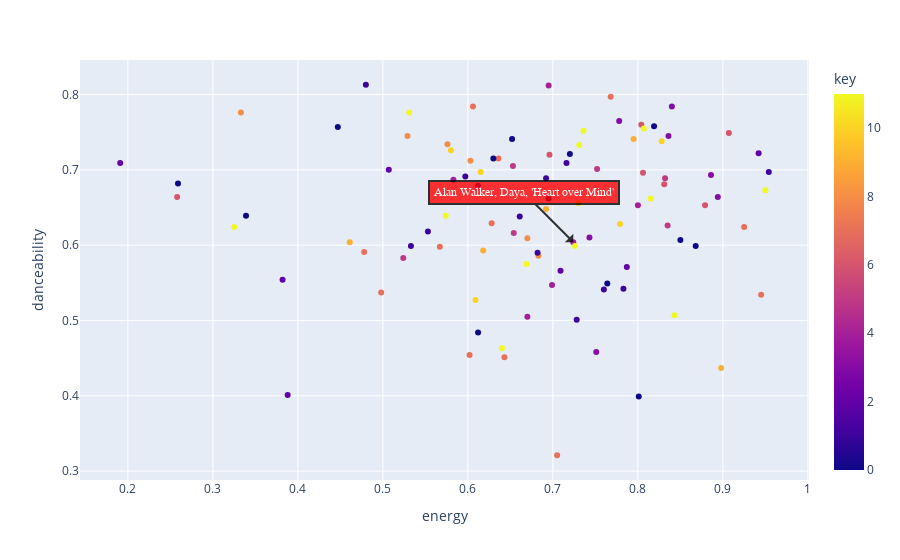

The code cell stored with this chart in its notebook:
### Code cell
hover_columns = ['name', 'artist', 'added_at', 'tempo', 'valence']
fig = px.scatter(most_recently_added, x="energy", y='danceability', color='key', color_discrete_sequence=px.colors.qualitative.Bold, hover_data=hover_columns)

# Find the index of the song "Shape of You" in the most_recently_added dataframe
song_index = most_recently_added[most_recently_added['name'] == 'Heart over Mind'].index[0]

# Get the x and y coordinates of the point corresponding to the song
x_coord = most_recently_added.loc[song_index, 'energy']
y_coord = most_recently_added.loc[song_index, 'danceability']

# Create the arrow and text annotation
fig.add_annotation(
    x=x_coord,
    y=y_coord,
    ax=x_coord-50,
    ay=y_coord-50,
    text="Alan Walker, Daya, 'Heart over Mind'",
    arrowhead=1,
    showarrow=True,
    font=dict(
        family="Courier New, monospace",
        size=12,
        color="#ffffff"
    ),
    align="center",
    arrowcolor="black",
    arrowwidth=2,
    arrowsize=1,
    bordercolor="black",
    borderwidth=2,
    borderpad=4,
    bgcolor="red",
    opacity=0.8
)

# Show the plot
fig.show()

### Figure 1 — Plotly figure (JSON) as saved in the notebook; plotly's stock layout.template omitted (floating-point values rounded to 4 significant figures; data arrays with more than 128 entries replaced by an {"elided": "..."} marker saying what was removed)
{"data": [{"customdata": {"elided": "100x5 mixed values"}, "hovertemplate": "energy=%{x}<br>danceability=%{y}<br>name=%{customdata[0]}<br>artist=%{customdata[1]}<br>added_at=%{customdata[2]}<br>tempo=%{customdata[3]}<br>valence=%{customdata[4]}<br>key=%{marker.color}<extra></extra>", "legendgroup": "", "marker": {"color": [9, 3, 11, 5, 1, 8, 0, 0, 3, 1, 11, 4, 1, 1, 7, 9, 0, 10, 4, 7, 1, 8, 4, 4, 0, 1, 11, 0, 3, 0, 7, 2, 10, 10, 0, 11, 4, 6, 4, 1, 7, 8, 8, 3, 2, 0, 11, 5, 5, 2, 7, 5, 11, 3, 6, 1, 6, 7, 9, 1, 11, 11, 2, 7, 7, 1, 11, 0, 1, 7, 2, 8, 7, 0, 2, 0, 3, 1, 10, 11, 0, 0, 10, 7, 1, 10, 2, 5, 6, 9, 8, 7, 11, 6, 3, 11, 6, 9, 5, 6], "coloraxis": "coloraxis", "symbol": "circle"}, "mode": "markers", "name": "", "orientation": "v", "showlegend": false, "type": "scatter", "x": [0.618, 0.743, 0.95, 0.832, 0.716, 0.333, 0.339, 0.819, 0.836, 0.48, 0.669, 0.67, 0.533, 0.553, 0.478, 0.692, 0.85, 0.779, 0.724, 0.606, 0.728, 0.576, 0.583, 0.8, 0.612, 0.612, 0.726, 0.447, 0.84, 0.801, 0.768, 0.507, 0.73, 0.609, 0.695, 0.731, 0.699, 0.831, 0.695, 0.954, 0.705, 0.683, 0.529, 0.778, 0.388, 0.764, 0.574, 0.835, 0.654, 0.787, 0.602, 0.524, 0.736, 0.894, 0.879, 0.783, 0.806, 0.628, 0.461, 0.682, 0.815, 0.64, 0.709, 0.925, 0.643, 0.597, 0.843, 0.652, 0.76, 0.636, 0.191, 0.67, 0.498, 0.63, 0.382, 0.259, 0.886, 0.692, 0.828, 0.531, 0.72, 0.868, 0.58, 0.945, 0.661, 0.615, 0.942, 0.653, 0.804, 0.795, 0.603, 0.567, 0.807, 0.258, 0.751, 0.325, 0.907, 0.898, 0.752, 0.696], "xaxis": "x", "y": [0.593, 0.61, 0.673, 0.689, 0.709, 0.776, 0.639, 0.758, 0.745, 0.813, 0.575, 0.505, 0.599, 0.618, 0.591, 0.648, 0.607, 0.628, 0.604, 0.784, 0.501, 0.734, 0.687, 0.653, 0.484, 0.679, 0.599, 0.757, 0.784, 0.399, 0.797, 0.7, 0.656, 0.527, 0.662, 0.733, 0.547, 0.681, 0.812, 0.697, 0.321, 0.586, 0.745, 0.765, 0.401, 0.549, 0.639, 0.626, 0.616, 0.571, 0.454, 0.583, 0.752, 0.664, 0.653, 0.542, 0.696, 0.629, 0.604, 0.59, 0.662, 0.463, 0.566, 0.624, 0.451, 0.691, 0.507, 0.741, 0.541, 0.715, 0.709, 0.609, 0.537, 0.715, 0.554, 0.682, 0.693, 0.689, 0.738, 0.776, 0.721, 0.599, 0.726, 0.534, 0.638, 0.697, 0.722, 0.705, 0.76, 0.741, 0.712, 0.598, 0.755, 0.664, 0.458, 0.624, 0.749, 0.437, 0.701, 0.72], "yaxis": "y"}], "layout": {"annotations": [{"align": "center", "arrowcolor": "black", "arrowhead": 1, "arrowsize": 1, "arrowwidth": 2, "ax": -49.28, "ay": -49.4, "bgcolor": "red", "bordercolor": "black", "borderpad": 4, "borderwidth": 2, "font": {"color": "#ffffff", "family": "Courier New, monospace", "size": 12}, "opacity": 0.8, "showarrow": true, "text": "Alan Walker, Daya, 'Heart over Mind'", "x": 0.724, "y": 0.604}], "coloraxis": {"colorbar": {"title": {"text": "key"}}, "colorscale": [[0, "#0d0887"], [0.1111, "#46039f"], [0.2222, "#7201a8"], [0.3333, "#9c179e"], [0.4444, "#bd3786"], [0.5556, "#d8576b"], [0.6667, "#ed7953"], [0.7778, "#fb9f3a"], [0.8889, "#fdca26"], [1, "#f0f921"]]}, "legend": {"tracegroupgap": 0}, "margin": {"t": 60}, "xaxis": {"anchor": "y", "domain": [0, 1], "title": {"text": "energy"}}, "yaxis": {"anchor": "x", "domain": [0, 1], "title": {"text": "danceability"}}}}
